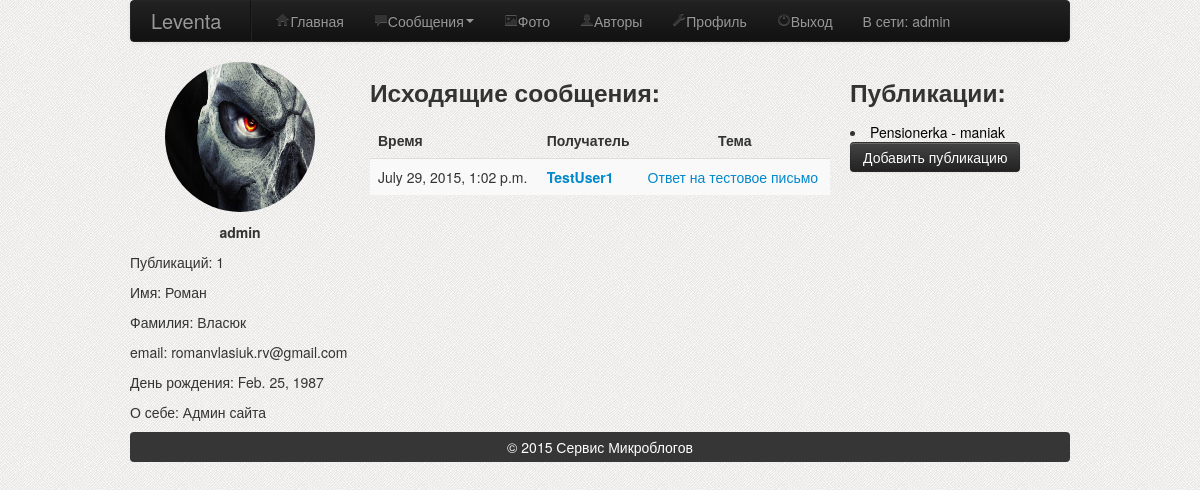
The app's page /messages/outbox/ (signed in) with its own data.
### accounts/models.py (models this page shows, shortened)
class UserProfile(models.Model):
    user = models.OneToOneField(User)
    birthday = models.DateField(blank=True, null=True)
    about = models.TextField(blank=True)
    photo = models.ImageField(blank=True)

### message_system/models.py (models this page shows, shortened)
class Message(models.Model):
    user1 = models.ForeignKey(User, related_name='author')
    user2 = models.ForeignKey(User, related_name='reciever')
    title = models.CharField(max_length=50)
    text = models.TextField()
    time = models.DateTimeField()

### main/models.py (models this page shows, shortened)
class Publication(models.Model):
    owner = models.ForeignKey(User)
    article = models.CharField(max_length=100, blank=True)
    text = models.TextField(blank=True)

### message_system/views.py (the view)
# urls.py: url(r'/outbox/$', 'message_system.views.outbox'),
def outbox(request):
    user = request.user
    messages = user.sent_messages
    return render(request, 'show_outbox_messages.html', content_creator(request, user, messages=messages))

### message_system/views.py (called while the page is built)
def content_creator(request, user, **kwargs):
    user = user
    content = {'user': user,
               'profile': user.profile,
               'publications': user.publications,
               'amount': user.pub_amount,
               'root' : request.user,
               }
    if 'form' in kwargs:
        content['form'] = kwargs['form']
    if 'messages' in kwargs:
        content['messages'] = kwargs['messages']
    if 'message' in kwargs:
        content['message'] = kwargs['message']
    if 'show_button' in kwargs:
        content['show_button'] = kwargs['show_button']
    return content

### accounts/templates/show_outbox_messages.html (shortened to what this page needs)
{% extends "base.html" %}
{% block content %}
<div class="span6" >
    <h3>Исходящие сообщения:</h3>
    <table class="table table-hover table-striped">
        <thead>
            <tr>
                <th><left>Время</left></th>
                <th><left>Получатель</left></th>
                <th><center>Тема</center></th>
            </tr>
        </thead>
        <tbody>
            {%for message in messages %}
                <tr>
                    <td>{{ message.time }}</td>
                    <td><strong><a href="/main/author/?id={{ message.user1.id }}">{{ message.user2 }}</a></strong></td>
                    <td><a href="/messages/message/?id={{ message.id }}&button=0">{{ message.title }}</a></td>
                </tr>
            {% endfor %}
        </tbody>
    </table>
</div>
{% endblock %}

### accounts/templates/base.html (shortened to what this page needs)
<!DOCTYPE html>
<html>
	<head>
		<link rel="stylesheet" href="/static/css/bootstrap.min.css">
		<link rel="stylesheet" href="/static/css/stylesheet.css">
	</head>
	<body>
		<div class="container">
			<div class="navbar navbar-inverse">
				<nav class="navbar-inner">
					<a class="brand" href="/main/">Leventa</a>
					<ul class="nav">
						<li class="divider-vertical"></li>
						<li><a href="/main/"><i class="icon-home"></i>Главная</a></li>
						<li class="dropdown">
                            <a href="#" class="dropdown-toggle" data-toggle="dropdown"><i class="icon-comment" ></i>Сообщения<b class="caret"></b></a>
                        </li>
						<li><a href="/main/photo/"><i class="icon-picture"></i>Фото</a></li>
						<li><a href="/main/authors/"><i class="icon-user"></i>Авторы</a></li>
						<li><a href="/accounts/edit_profile/"><i class="icon-wrench"></i>Профиль</a></li>
						<li><a href="/accounts/logout/"><i class="icon-off"></i>Выход</a></li>
						<li><a href="#">В сети: {{ user.username }}</a></li>
					</ul>
				</nav>
			</div>
			<div class="row">
				<div class="span3">
					<center><img src="{{ profile.photo.url }}"/></center>
					<p><strong><center>{{ user.username }}</center></strong></p>
					<p>Публикаций:    {{ amount }}   </p>
					<p>Имя:           {{ user.first_name  }}</p>
					<p>Фамилия:       {{ user.last_name  }}</p>
					<p>email:         {{ user.email  }}</p>
					<p>День рождения: {{ user.profile.birthday  }}</p>
					<p>О себе:        {{ user.profile.about  }}</p>
				</div>
				{% block content %}
				{% endblock %}
				<div class="span3">
					<h3>Публикации:</h3>
					{% for publication in publications %}
					<li><a class="Pub" href="/main/open/?id={{ publication.id }}">{{ publication.article }}</a></li>
					{% endfor %}
					{% if user == root %}
					<a href="/main/add_pub/"><button class="btn btn-inverse">Добавить публикацию</button></a>
					{% endif %}
				</div>
			</div>
			<div class="row" >
				<div class="span12" >
					<div id="footer">
					&copy; 2015 Сервис Микроблогов
					</div>
				</div>
			</div>
		</div>
	</body>
</html>

### mynetwork/static/css/stylesheet.css (style rules this page uses)
img { height: 150px; width: 150px; border-radius: 100%; }
.Pub { color: black; text-decoration; none; }
#footer { background-color: #363636; background-repeat: repeat-x; border-color: #252525; color: white; padding:5px; text-align: center; border-radius:4px; }
body { background: url(/static/img/fon.png); }

### records on screen
UserProfile: photo (picture)
Message: time "July 29, 2015, 1:02 p.m.", user2 "TestUser1", title "Ответ на тестовое письмо"
Publication: article "Pensionerka - maniak"

### other values on screen
{{ user.username }} "admin"
{{ amount }} "1"
{{ user.first_name }} "Роман"
{{ user.last_name }} "Власюк"
{{ user.email }} "romanvlasiuk.rv@gmail.com"
{{ user.profile.birthday }} "Feb. 25, 1987"
{{ user.profile.about }} "Админ сайта"
